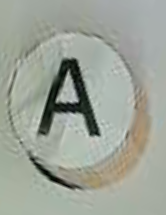
#> input picture data/dataset_slots/A/00003_slot3.png, 166 x 215 px; its folder holds only this picture in this run
$ python generate_augmented.py
#> lines starting #> are read from the running program, lines starting #| are printed output that depends on the picture
import cv2
import numpy as np
import os
import glob
import random

# CONFIGURAZIONE
INPUT_DIR = "data/dataset_slots"       # Cartella con le foto originali
OUTPUT_DIR = "data/dataset_augmented"  # Nuova cartella dove salvare tutto
TARGET_PER_CLASS = 200                 # Quante immagini vogliamo per ogni lettera
IMG_SIZE = 64

def ensure_dir(path):
    if not os.path.exists(path):
        os.makedirs(path)

def augment_image(img):
    """Applica distorsioni casuali all'immagine"""
    h, w = img.shape[:2]

    # 1. Rotazione e Scala (Zoom)
    # Ruota tra -20 e +20 gradi
    angle = random.uniform(-20, 20)
    # Zoom tra 0.85 (più lontano) e 1.15 (più vicino)
    scale = random.uniform(0.85, 1.15)

    M = cv2.getRotationMatrix2D((w / 2, h / 2), angle, scale)

    # Shift (Spostamento laterale/verticale)
    tx = random.randint(-5, 5)
    ty = random.randint(-5, 5)
    M[0, 2] += tx
    M[1, 2] += ty

    # Applica trasformazione geometrica
    # borderMode=cv2.BORDER_REPLICATE riempie i bordi con i pixel vicini (non nero)
    aug = cv2.warpAffine(img, M, (w, h), borderMode=cv2.BORDER_REPLICATE)

    # 2. Luminosità e Contrasto
    # Moltiplica (contrasto) e aggiungi (luminosità)
    contrast = random.uniform(0.7, 1.3)
    brightness = random.randint(-30, 30)
    aug = cv2.convertScaleAbs(aug, alpha=contrast, beta=brightness)

    # 3. Rumore (Noise)
    # Aggiunge "grana" per evitare che la rete impari pixel precisi
    if random.random() < 0.5:
        noise = np.random.normal(0, 5, aug.shape).astype(np.uint8)
        # Convertiamo per evitare overflow/underflow
        aug = cv2.add(aug, noise)

    # 4. Blur (Sfocatura leggera)
    if random.random() < 0.3:
        aug = cv2.GaussianBlur(aug, (3, 3), 0)

    return aug

def main():
    print(f"--- Inizio Generazione Augmentation da {INPUT_DIR} ---")

    classes = [d for d in os.listdir(INPUT_DIR) if os.path.isdir(os.path.join(INPUT_DIR, d))]
    # Ordiniamo e assicuriamoci che ci siano tutte le classi
    classes.sort()

    total_images = 0

    for cls in classes:
        # Percorsi input e output
        src_path = os.path.join(INPUT_DIR, cls)
        dst_path = os.path.join(OUTPUT_DIR, cls)
        ensure_dir(dst_path)

        # Trova immagini originali
        originals = glob.glob(os.path.join(src_path, "*.png")) + \
                    glob.glob(os.path.join(src_path, "*.jpg"))

        if not originals:
            continue

        print(f"Processando classe '{cls}': {len(originals)} originali trovati.")

        # Copia le originali
        count = 0
        loaded_imgs = []

        for i, fpath in enumerate(originals):
            img = cv2.imread(fpath)
#> img is the input picture: shape (215, 166, 3); mean B, G, R 152, 162.6, 156.9
            if img is None: continue

            # Resize standard
            img = cv2.resize(img, (IMG_SIZE, IMG_SIZE))
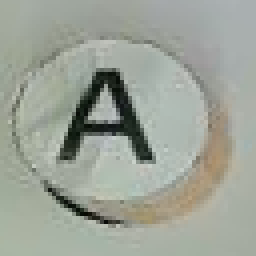
#> img: shape (64, 64, 3) (shown 4 times larger); mean B, G, R 151.9, 162.6, 156.9
            loaded_imgs.append(img)

            # Salva originale nella nuova cartella
            save_name = os.path.join(dst_path, f"org_{i}.png")
            cv2.imwrite(save_name, img)
            count += 1

        # Genera le copie aumentate fino ad arrivare al TARGET
        while count < TARGET_PER_CLASS:
            # Prendi un'immagine originale a caso
            base_img = random.choice(loaded_imgs)

            # Crea una variante
            aug_img = augment_image(base_img)

            # Salva
            save_name = os.path.join(dst_path, f"aug_{count}.png")
            cv2.imwrite(save_name, aug_img)
            count += 1
#> this loop made 199 passes
#> pass 1, in augment_image, `aug = cv2.warpAffine(img, M, (w, h), borderMode=cv2.BORDER_REPLICATE)`:
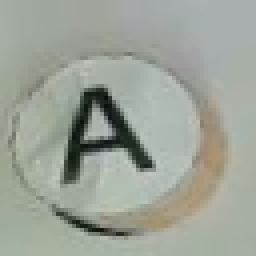
#> aug: shape (64, 64, 3) (shown 4 times larger); mean B, G, R 152.6, 162.7, 157.1
#> pass 1, in augment_image, `aug = cv2.convertScaleAbs(aug, alpha=contrast, beta=brightness)`:
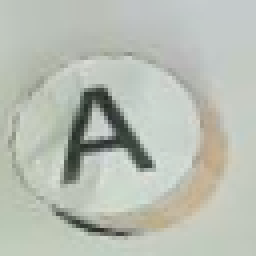
#> aug: shape (64, 64, 3) (shown 4 times larger); mean B, G, R 179.6, 189.5, 184.1
#> pass 2, in augment_image (call 2), `aug = cv2.warpAffine(img, M, (w, h), borderMode=cv2.BORDER_REPLICATE)`:
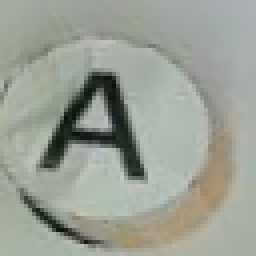
#> aug: shape (64, 64, 3) (shown 4 times larger); mean B, G, R 149.9, 160, 154.9
#> pass 2, in augment_image (call 2), `aug = cv2.convertScaleAbs(aug, alpha=contrast, beta=brightness)`:
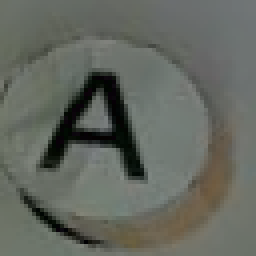
#> aug: shape (64, 64, 3) (shown 4 times larger); mean B, G, R 95.6, 103.5, 99.6
#> after the loop, count = 200

        print(f" -> Totale immagini per '{cls}': {count}")
#|  -> Totale immagini per 'A': 200
        total_images += count
#> total_images = 200
#> pass 2 of the loop in main, `for cls in classes:`:
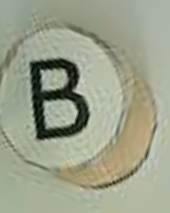
#> input picture data/dataset_slots/B/00004_slot2.png, 170 x 213 px
#> in main, img is the input picture: shape (213, 170, 3); mean B, G, R 139.6, 160.6, 155.5
#> in main, `img = cv2.resize(img, (IMG_SIZE, IMG_SIZE))`:
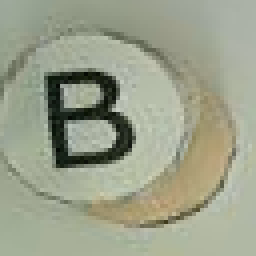
#> img: shape (64, 64, 3) (shown 4 times larger); mean B, G, R 139.5, 160.5, 155.4
#> the loop in main, `while count < TARGET_PER_CLASS: # Prendi un'immagine originale a caso` made 199 passes
#> pass 2, in augment_image (call 201), `aug = cv2.convertScaleAbs(aug, alpha=contrast, beta=brightness)`:
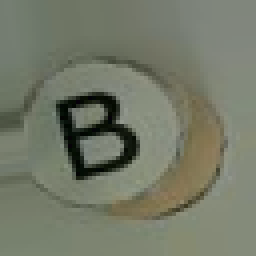
#> aug: shape (64, 64, 3) (shown 4 times larger); mean B, G, R 104.2, 121.2, 116.2
#|  -> Totale immagini per 'B': 200
#> total_images = 400

    print("------------------------------------------------")
    print(f"GENERAZIONE COMPLETATA. Dataset salvato in: {OUTPUT_DIR}")
    print(f"Totale immagini generate: {total_images}")
#| Totale immagini generate: 400
    print("Ora modifica train_cnn.py per puntare a questa nuova cartella!")

if __name__ == "__main__":
    main()
